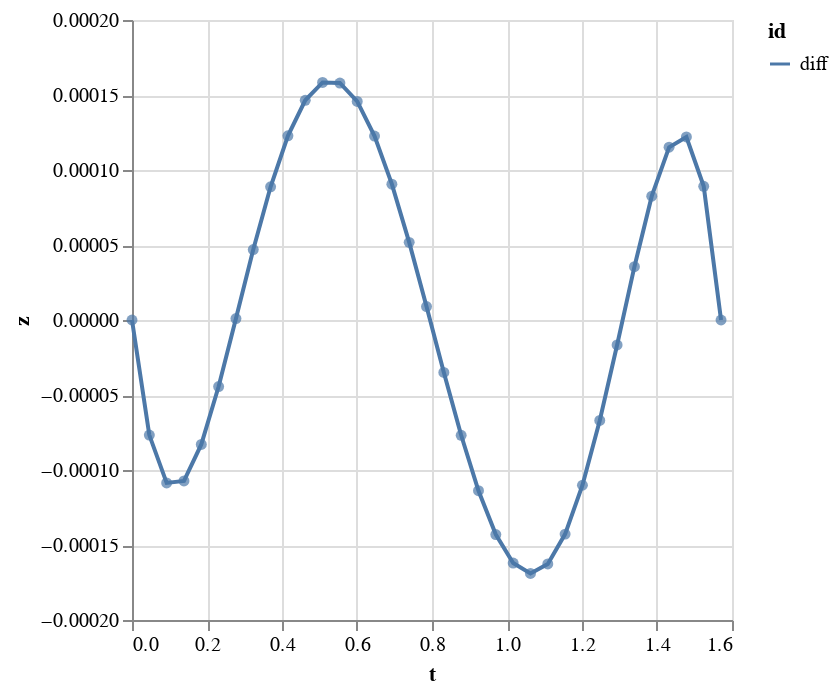

Notebook code cell kept with this figure:
### Markdown cell above
Show that your numerically attained harmonic-path approximates the well known analytic solution $x(t) = cos(t)$.

### Code cell
(-> (points-tz->plot
     {"diff" 
      (make-path-tz #(- (cos %) (harmonic-path %)) 0 pi-half 35)})
    vega-lite)

### Figure 1 — Vega-Lite specification as saved in the notebook (floating-point values rounded to 4 significant figures)
{"$schema": "https://vega.github.io/schema/vega-lite/v2.json", "data": {"values": [{"id": "diff", "t": 0, "x": 0, "y": 0, "z": 0}, {"id": "diff", "t": 0.0462, "x": 0, "y": 0, "z": -7.672e-05}, {"id": "diff", "t": 0.0924, "x": 0, "y": 0, "z": -0.0001086}, {"id": "diff", "t": 0.1386, "x": 0, "y": 0, "z": -0.0001073}, {"id": "diff", "t": 0.1848, "x": 0, "y": 0, "z": -8.294e-05}, {"id": "diff", "t": 0.231, "x": 0, "y": 0, "z": -4.438e-05}, {"id": "diff", "t": 0.2772, "x": 0, "y": 0, "z": 9.6e-07}, {"id": "diff", "t": 0.3234, "x": 0, "y": 0, "z": 4.697e-05}, {"id": "diff", "t": 0.3696, "x": 0, "y": 0, "z": 8.88e-05}, {"id": "diff", "t": 0.4158, "x": 0, "y": 0, "z": 0.0001228}, {"id": "diff", "t": 0.462, "x": 0, "y": 0, "z": 0.0001465}, {"id": "diff", "t": 0.5082, "x": 0, "y": 0, "z": 0.0001584}, {"id": "diff", "t": 0.5544, "x": 0, "y": 0, "z": 0.000158}, {"id": "diff", "t": 0.6006, "x": 0, "y": 0, "z": 0.0001457}, {"id": "diff", "t": 0.6468, "x": 0, "y": 0, "z": 0.0001226}, {"id": "diff", "t": 0.693, "x": 0, "y": 0, "z": 9.054e-05}, {"id": "diff", "t": 0.7392, "x": 0, "y": 0, "z": 5.176e-05}, {"id": "diff", "t": 0.7854, "x": 0, "y": 0, "z": 8.949e-06}, {"id": "diff", "t": 0.8316, "x": 0, "y": 0, "z": -3.494e-05}, {"id": "diff", "t": 0.8778, "x": 0, "y": 0, "z": -7.686e-05}, {"id": "diff", "t": 0.924, "x": 0, "y": 0, "z": -0.0001138}, {"id": "diff", "t": 0.9702, "x": 0, "y": 0, "z": -0.000143}, {"id": "diff", "t": 1.016, "x": 0, "y": 0, "z": -0.000162}, {"id": "diff", "t": 1.063, "x": 0, "y": 0, "z": -0.0001689}, {"id": "diff", "t": 1.109, "x": 0, "y": 0, "z": -0.0001626}, {"id": "diff", "t": 1.155, "x": 0, "y": 0, "z": -0.0001427}, {"id": "diff", "t": 1.201, "x": 0, "y": 0, "z": -0.0001102}, {"id": "diff", "t": 1.247, "x": 0, "y": 0, "z": -6.694e-05}, {"id": "diff", "t": 1.294, "x": 0, "y": 0, "z": -1.663e-05}, {"id": "diff", "t": 1.34, "x": 0, "y": 0, "z": 3.556e-05}, {"id": "diff", "t": 1.386, "x": 0, "y": 0, "z": 8.255e-05}, {"id": "diff", "t": 1.432, "x": 0, "y": 0, "z": 0.0001152}, {"id": "diff", "t": 1.478, "x": 0, "y": 0, "z": 0.000122}, {"id": "diff", "t": 1.525, "x": 0, "y": 0, "z": 8.916e-05}, {"id": "diff", "t": 1.571, "x": 0, "y": 0, "z": -1.169e-10}]}, "encoding": {"x": {"field": "t", "scale": {"zero": false}, "type": "quantitative"}, "y": {"field": "z", "scale": {"zero": false}, "type": "quantitative"}}, "layer": [{"encoding": {"color": {"field": "id", "type": "nominal"}, "order": {"field": "t", "type": "temporal"}}, "mark": "line"}, {"mark": {"filled": true, "type": "point"}}]}
